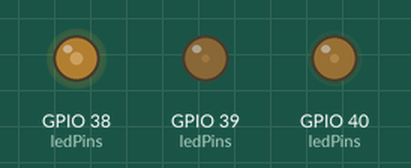
Simulated run of this sketch. Board: ESP32. Parts: output pins drawn as LEDs (lit = HIGH). Random numbers use the default seed unless the sketch sets one.

Above: at 0.1 s.
At 5.1 s:
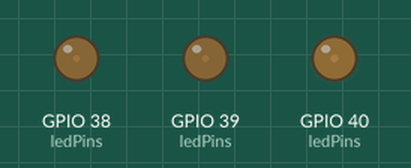
At 9.9 s:
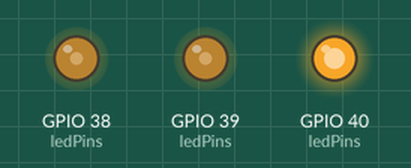
At 19.9 s:
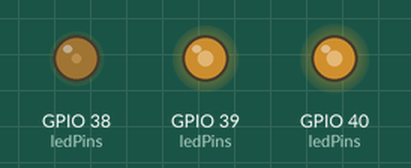
At 29.7 s:
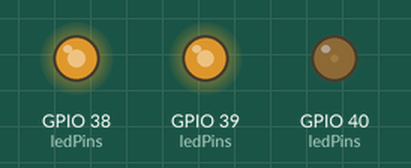
At 39.7 s:
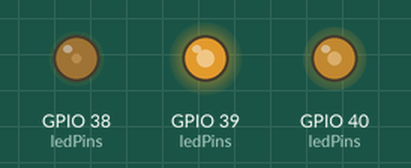
Timing chart, 0 to 40.0 s (numbered marks = the images above):
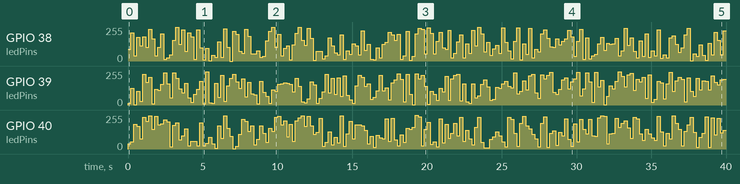

Measured:
- by itself, GPIO 39 (ledPins): 0/255 → 14/255 at 0.00 s, → 125/255 0.20 s later, → 1/255 0.20 s later, → 103/255 0.20 s later, … (200 changes in this stretch)
- by itself, GPIO 38 (ledPins): 0/255 → 88/255 at 0.00 s, → 212/255 0.20 s later, → 39/255 0.20 s later, → 177/255 0.20 s later, … (200 changes in this stretch)

The sketch:

05.1_RandomColorLight.ino
```cpp
// Array to store pin numbers for red, green, and blue LED channels
const byte ledPins[] = {38, 39, 40};    //define red, green, blue led pins

// Array to store PWM channel numbers
const byte chns[] = {0, 1, 2};          //define the pwm channels

// Variables to store RGB color values
int red, green, blue;

void setup() {
  // Configure PWM for each LED channel (Red, Green, Blue)
  for (int i = 0; i < 3; i++) {   //setup the pwm channels,1KHz,8bit
    ledcAttachChannel(ledPins[i], 1000, 8, chns[i]);
  }
}

void loop() {
  // Generate random values (0-255) for red, green, and blue
  red = random(0, 256);
  green = random(0, 256);
  blue = random(0, 256);

  // Set the LED color using the random RGB values
  setColor(red, green, blue);

  // Wait for 200 milliseconds before changing color again
  delay(200);
}

// Function to set the RGB LED color
void setColor(byte r, byte g, byte b) {
  // For common anode LED, low level turns on the LED
  // So we invert the values (255 - value)
  ledcWrite(ledPins[0], 255 - r); //Common anode LED, low level to turn on the led.
  ledcWrite(ledPins[1], 255 - g);
  ledcWrite(ledPins[2], 255 - b);
}
```
